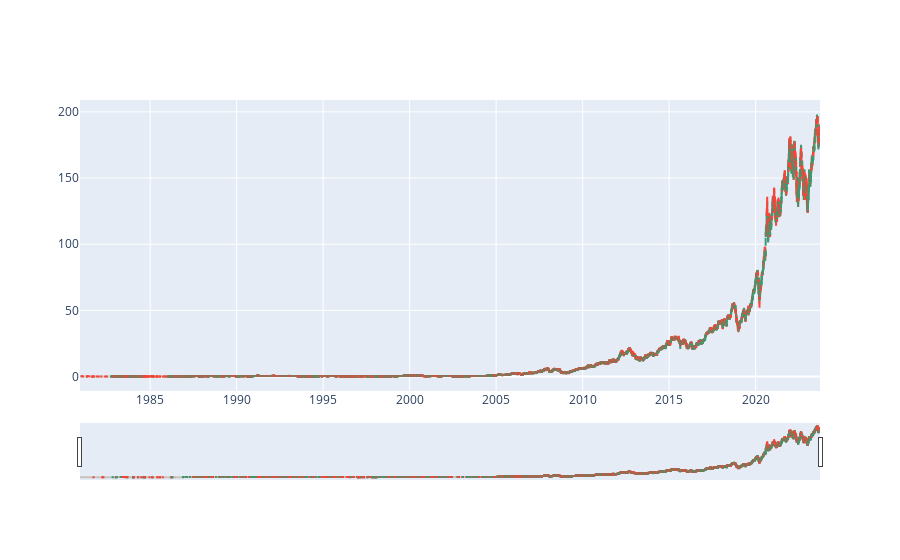

Notebook cell for this chart:
### Code cell
plot_candle_stick(df)

### Figure 1 — Plotly figure (JSON) as saved in the notebook; plotly's stock layout.template omitted (floating-point values rounded to 4 significant figures; data arrays with more than 128 entries replaced by an {"elided": "..."} marker saying what was removed)
{"data": [{"close": {"elided": "10784 float values"}, "high": {"elided": "10784 float values"}, "low": {"elided": "10784 float values"}, "open": {"elided": "10784 float values"}, "type": "candlestick", "x": {"elided": "10784 str values"}}], "layout": {}}
